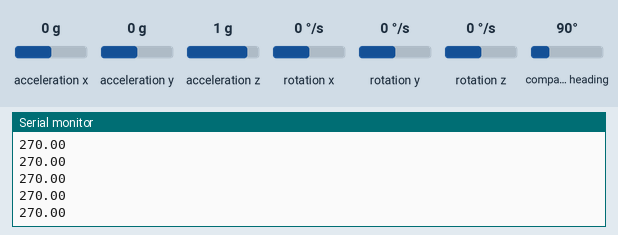
Recording of a sketch running on a simulated Arduino Uno, built with avr-gcc and run on an emulated ATmega328P. Parts: the last lines printed to the serial monitor. Inputs (shaded band) come from the test bench; at power-on: compass heading 90°, acceleration x 0 g, acceleration y 0 g, acceleration z 1 g, rotation x 0 °/s, rotation y 0 °/s, rotation z 0 °/s.

Above: at 1.2 s.
1.3 s: compass heading set to 7°
At 2.3 s:
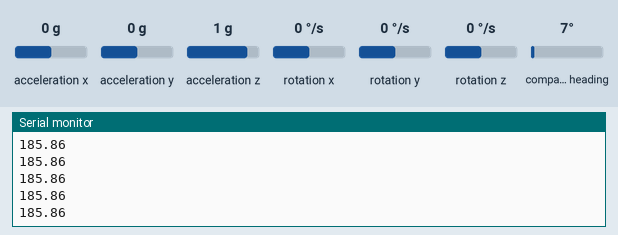
2.8 s: compass heading set to 180°
At 3.6 s:
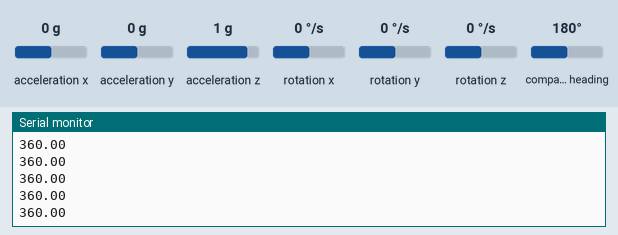
Timing chart, 0 to 5.8 s (numbered marks = the images above; inputs shaded):
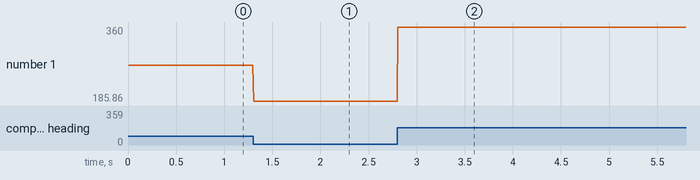

Measured:
- after the input at 1.3 s, the serial monitor: prints a new line at once (image 1)
- after the input at 2.8 s, the serial monitor: prints a new line at once (image 2)
- plotted number 1: 270 → 185.86 after the input at 1.3 s, 185.86 → 360 after the input at 2.8 s

The sketch:

sfboat5.ino
```cpp
//Library: https://github.com/bolderflight/MPU9250


#include "MPU9250.h"

// an MPU9250 object with the MPU-9250 sensor on I2C bus 0 with address 0x68
MPU9250 IMU(Wire, 0x68);
int status;

void setup() {
  // serial to display data
  Serial.begin(115200);
  while (!Serial) {}

  // start communication with IMU
  status = IMU.begin();
  if (status < 0) {
    Serial.println("IMU initialization unsuccessful");
    Serial.println("Check IMU wiring or try cycling power");
    Serial.print("Status: ");
    Serial.println(status);
    while (1) {}
  }
}

void loop() {
  // read the sensor
  IMU.readSensor();
/*
  Serial.print("MagX: ");
  Serial.print(IMU.getMagX_uT(), 6);
  Serial.print("  ");
  Serial.print("MagY: ");
  Serial.print(IMU.getMagY_uT(), 6);
  Serial.print("  ");
  Serial.print("MagZ: ");
  Serial.println(IMU.getMagZ_uT(), 6);
*/
  float magx = IMU.getMagX_uT();
  float magy = IMU.getMagY_uT();
  float heading = (atan2((int)magy,(int)magx));
  float heading_deg = heading * 180 / PI;
  float heading_deg_180 = heading_deg + 180;
  Serial.println(heading_deg_180);
}
```
